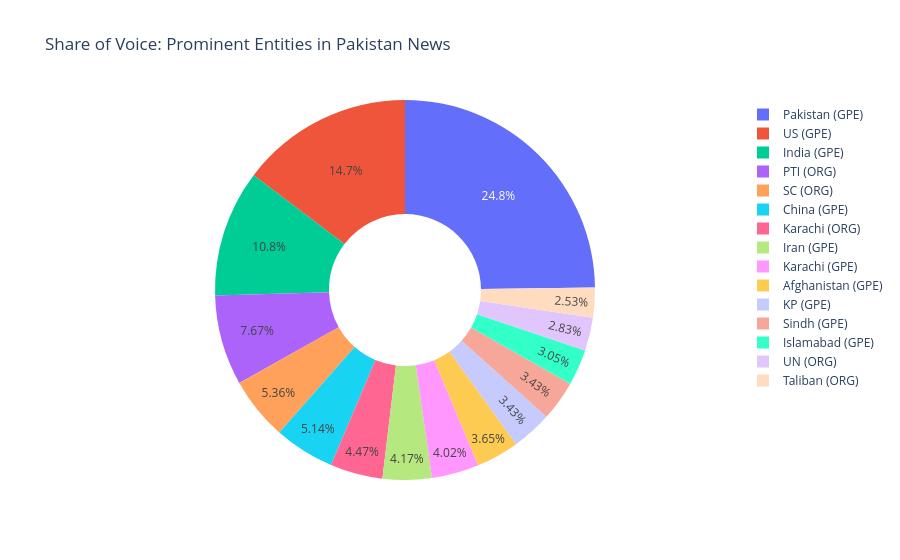

The cell this chart's notebook holds for it:
### Markdown cell above
## 4. Key Actors and Locations (NER)
Identifying the most prominent political figures, organizations, and cities mentioned in Dawn News headlines.

### Code cell
all_ents = [ent for sublist in df['extracted_entities'].dropna() for ent in sublist]
ent_counts = Counter(all_ents).most_common(15)
ent_df = pd.DataFrame(ent_counts, columns=['Entity', 'Mentions'])

fig_ents = px.pie(
    ent_df, 
    values='Mentions', 
    names='Entity', 
    title='Share of Voice: Prominent Entities in Pakistan News',
    hole=0.4
)
fig_ents.show()

### Figure 1 — Plotly figure (JSON) as saved in the notebook; plotly's stock layout.template omitted (floating-point values rounded to 4 significant figures)
{"data": [{"domain": {"x": [0, 1], "y": [0, 1]}, "hole": 0.4, "hovertemplate": "Entity=%{label}<br>Mentions=%{value}<extra></extra>", "labels": ["Pakistan (GPE)", "US (GPE)", "India (GPE)", "PTI (ORG)", "SC (ORG)", "China (GPE)", "Karachi (ORG)", "Iran (GPE)", "Karachi (GPE)", "Afghanistan (GPE)", "KP (GPE)", "Sindh (GPE)", "Islamabad (GPE)", "UN (ORG)", "Taliban (ORG)"], "legendgroup": "", "name": "", "showlegend": true, "type": "pie", "values": [333, 197, 145, 103, 72, 69, 60, 56, 54, 49, 46, 46, 41, 38, 34]}], "layout": {"legend": {"tracegroupgap": 0}, "title": {"text": "Share of Voice: Prominent Entities in Pakistan News"}}}
